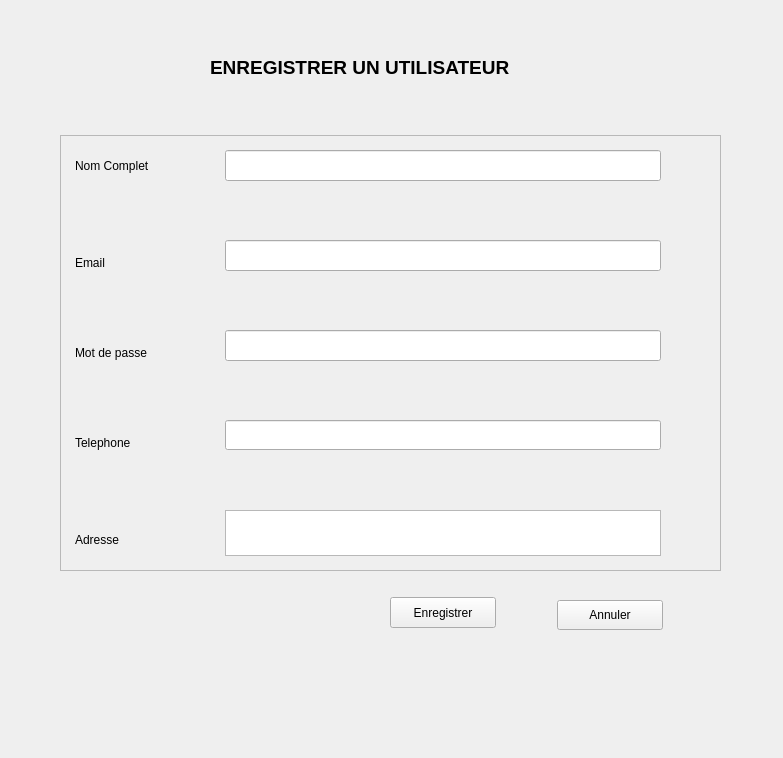
<?xml version="1.0" encoding="UTF-8"?>
<ui version="4.0">
 <class>Form</class>
 <widget class="QWidget" name="Form">
  <property name="geometry">
   <rect>
    <x>0</x>
    <y>0</y>
    <width>783</width>
    <height>758</height>
   </rect>
  </property>
  <property name="windowTitle">
   <string>Form</string>
  </property>
  <widget class="QLabel" name="label">
   <property name="geometry">
    <rect>
     <x>210</x>
     <y>45</y>
     <width>376</width>
     <height>46</height>
    </rect>
   </property>
   <property name="text">
    <string>&lt;html&gt;&lt;head/&gt;&lt;body&gt;&lt;p&gt;&lt;span style=&quot; font-size:14pt; font-weight:600;&quot;&gt;ENREGISTRER UN UTILISATEUR&lt;/span&gt;&lt;/p&gt;&lt;/body&gt;&lt;/html&gt;</string>
   </property>
  </widget>
  <widget class="QFrame" name="frame">
   <property name="geometry">
    <rect>
     <x>60</x>
     <y>135</y>
     <width>661</width>
     <height>436</height>
    </rect>
   </property>
   <property name="frameShape">
    <enum>QFrame::StyledPanel</enum>
   </property>
   <property name="frameShadow">
    <enum>QFrame::Raised</enum>
   </property>
   <widget class="QLabel" name="label_2">
    <property name="geometry">
     <rect>
      <x>15</x>
      <y>15</y>
      <width>106</width>
      <height>31</height>
     </rect>
    </property>
    <property name="text">
     <string>Nom Complet</string>
    </property>
   </widget>
   <widget class="QLineEdit" name="lineEdit">
    <property name="geometry">
     <rect>
      <x>165</x>
      <y>15</y>
      <width>436</width>
      <height>31</height>
     </rect>
    </property>
   </widget>
   <widget class="QLabel" name="label_3">
    <property name="geometry">
     <rect>
      <x>15</x>
      <y>120</y>
      <width>91</width>
      <height>16</height>
     </rect>
    </property>
    <property name="text">
     <string>Email</string>
    </property>
   </widget>
   <widget class="QLineEdit" name="lineEdit_2">
    <property name="geometry">
     <rect>
      <x>165</x>
      <y>105</y>
      <width>436</width>
      <height>31</height>
     </rect>
    </property>
   </widget>
   <widget class="QLabel" name="label_4">
    <property name="geometry">
     <rect>
      <x>15</x>
      <y>300</y>
      <width>76</width>
      <height>16</height>
     </rect>
    </property>
    <property name="text">
     <string>Telephone</string>
    </property>
   </widget>
   <widget class="QLineEdit" name="lineEdit_3">
    <property name="geometry">
     <rect>
      <x>165</x>
      <y>285</y>
      <width>436</width>
      <height>30</height>
     </rect>
    </property>
   </widget>
   <widget class="QLabel" name="label_5">
    <property name="geometry">
     <rect>
      <x>15</x>
      <y>390</y>
      <width>61</width>
      <height>30</height>
     </rect>
    </property>
    <property name="text">
     <string>Adresse</string>
    </property>
   </widget>
   <widget class="QTextEdit" name="textEdit">
    <property name="geometry">
     <rect>
      <x>165</x>
      <y>375</y>
      <width>436</width>
      <height>46</height>
     </rect>
    </property>
   </widget>
   <widget class="QLabel" name="label_6">
    <property name="geometry">
     <rect>
      <x>15</x>
      <y>210</y>
      <width>91</width>
      <height>16</height>
     </rect>
    </property>
    <property name="text">
     <string>Mot de passe</string>
    </property>
   </widget>
   <widget class="QLineEdit" name="lineEdit_4">
    <property name="geometry">
     <rect>
      <x>165</x>
      <y>195</y>
      <width>436</width>
      <height>31</height>
     </rect>
    </property>
   </widget>
  </widget>
  <widget class="QWidget" name="widget" native="true">
   <property name="geometry">
    <rect>
     <x>60</x>
     <y>570</y>
     <width>661</width>
     <height>80</height>
    </rect>
   </property>
   <widget class="QPushButton" name="btn_exit">
    <property name="geometry">
     <rect>
      <x>497</x>
      <y>30</y>
      <width>106</width>
      <height>30</height>
     </rect>
    </property>
    <property name="text">
     <string>Annuler</string>
    </property>
    <property name="autoDefault">
     <bool>false</bool>
    </property>
    <property name="default">
     <bool>false</bool>
    </property>
   </widget>
   <widget class="QPushButton" name="btn_save">
    <property name="geometry">
     <rect>
      <x>330</x>
      <y>27</y>
      <width>106</width>
      <height>31</height>
     </rect>
    </property>
    <property name="text">
     <string>Enregistrer</string>
    </property>
    <property name="autoDefault">
     <bool>true</bool>
    </property>
   </widget>
  </widget>
 </widget>
 <resources/>
 <connections/>
</ui>
